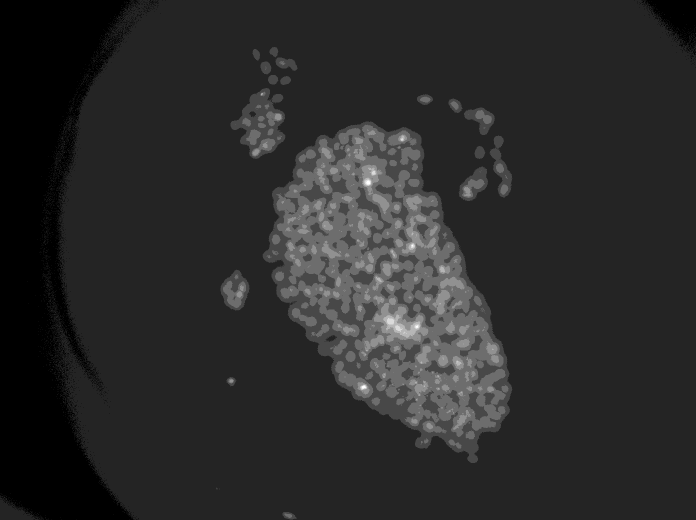
#> input picture BCP/0_Arrayer Package/20150421-BCP-WTC11-chip2-full_A03_s54_w1_TimePoint_1.TIF, 1392 x 1040 px, found by its file name (shown at 1/2 size)
$ python 0_CellCounter_V0-02.py   (Python 2 division)   (older library calls are emulated)
#> lines starting #> are read from the running program, lines starting #| are printed output that depends on the picture

try:
    import matplotlib.pyplot as plt
    import numpy as np
    import pandas as pd
    from skimage.filters import threshold_adaptive, gaussian_filter, threshold_otsu
    from skimage.morphology import disk, binary_opening, watershed, remove_small_objects
    from scipy.ndimage import distance_transform_edt
    from scipy import ndimage
    from skimage.color import label2rgb
    from skimage.measure import regionprops
    from skimage.exposure import equalize_adapthist
    from skimage.feature import peak_local_max
    from scipy.stats import pearsonr
except ImportError:
    raise ImportError("Please verify the package requirements are met.")


# - FUNCTIONS - #


def correct_illumination(grayscale, sigma=400, pickle_me=False):

    '''
    Applies a Gaussian (low pass) filter with a large sigma (default sigma=400)
    to estimate uneven illumination across a grayscale image and correct it.
    This function overcorrects near objects with large image gradients and is
    optimized for use with 16 bit images recorded using a 12 bit camera.

    Inputs:
    -------
    grayscale: A grayscale image loaded into a NumPy array with type np.uint16

    sigma: The standard deviation used for applying the Gaussian filter,
        sigma > 50 is strongly recommended

    pickle_me: Boolean, dumps NumPy arrays of intermediate images to pickle
        files in the current working directory if True

    Outputs:
    --------
    corrected: An illumination corrected NumPy array

    '''
    # sigma = 350 to 400 looks best
    # 65535 is the max value of np.uint16 data type
    background = (gaussian_filter(grayscale, sigma=sigma)*65535).astype(np.uint16)
    inverted = 4096 - background  # inverts light and dark areas
    corrected = (grayscale + inverted)/2

    if pickle_me:
        background.dump('est_background.p')
        inverted.dump('inverted_back.p')
        corrected.dump('corrected.p')

    return(corrected)


def hierarchical_segmentation(grayscale, pickle_me=False):

    '''
    Segments a grayscale image by first applying adaptive histogram
    equalization to enhance contrast followed by an Otsu threshold to
    isolate cell colonies. An adaptive thresholding method is then used to
    isolate clusters of close-packed cells. Estimated regions of interest for
    individual cells are finally generated using the Watershed algorithm, and
    the cell regions are given unique labels and various measurements are
    calculated for the regions from the original grayscale image.

    Inputs:
    -------
    grayscale: A grayscale image loaded into a NumPy array

    pickle_me: Boolean, dumps NumPy arrays of intermediate images to pickle
        files in the current working directory if True

    Outputs:
    --------
    labels: The labels associated with the thresholded regions

    props: The properties of the regions-of-interest measured from the original
        grayscale image
    '''

    # Apply CLAHE
    equalized = equalize_adapthist(grayscale, ntiles_x=16, ntiles_y=16,
                                   clip_limit=0.01, nbins=256)

    # Otsu threshold of CLAHE equalized "grayscale"
    otsu1 = threshold_otsu(equalized)
    print "Otsu threshold: {0}".format(otsu1)

    thresh1 = remove_small_objects(equalized > otsu1)

    colonies = thresh1*equalized

    thresh2 = threshold_adaptive(colonies, 21)
    # Use morphological opening to help separate clusters and remove noise
    opened = binary_opening(thresh2, selem=disk(3))

    clusters = opened*equalized

    # Generate labels for Watershed using local maxima of the distance
    # transform as markers
    distance = distance_transform_edt(opened)
    local_maxi = peak_local_max(distance, min_distance=6,
                                indices=False, labels=opened)
    markers = ndimage.label(local_maxi)[0]
    # plt.imshow(markers)

    # Apply Watershed
    labels = watershed(-distance, markers, mask=opened)
#    plt.imshow(label2rgb(labels))

    # Measure labeled region properties in the illumination-corrected image
    # (not the contrast stretched image)
    props = regionprops(labels, intensity_image=grayscale)

#    fig, axs = plt.subplots(2, 4)
#    axs[0, 0].imshow(equalized, cmap=plt.cm.gray)
#    axs[0, 0].set_title('CLAHE Equalized')
#    axs[0, 1].imshow(thresh1, cmap=plt.cm.gray)
#    axs[0, 1].set_title('Threshold 1, Otsu')
#    axs[0, 2].imshow(colonies, cmap=plt.cm.gray)
#    axs[0, 2].set_title('Colonies')
#    axs[0, 3].imshow(thresh2, cmap=plt.cm.gray)
#    axs[0, 3].set_title('Threshold 2, Adaptive')
#    axs[1, 0].imshow(opened, cmap=plt.cm.gray)
#    axs[1, 0].set_title('Threshold 2, Opened')
#    axs[1, 1].imshow(clusters, cmap=plt.cm.gray)
#    axs[1, 1].set_title('Clusters')
#    axs[1, 2].imshow(distance, cmap=plt.cm.gray)
#    axs[1, 2].set_title('Distance Transform')
#    axs[1, 3].imshow(label2rgb(labels))
#    axs[1, 3].set_title('Labelled Segmentation')

    if pickle_me:
        equalized.dump('CLAHE_equalized.p')
        thresh1.dump('thresh1_otsu.p')
        colonies.dump('colonies.p')
        thresh2.dump('thresh2_adaptive.p')
        opened.dump('opened_thresh2.p')
        clusters.dump('clusters.p')
        distance.dump('distance_transform.p')
        markers.dump('max_dist_markers.p')

    return(labels, props)

######################################################

# [39 lines left out: functions count_raw, count_filter, flat_nonzero, not called in this run]


# - MAIN - #
w1 = plt.imread("20150421-BCP-WTC11-chip2-full_A03_s54_w1_TimePoint_1.TIF")
#> w1 is the input picture: shape (1040, 1392) uint16; min 156, max 2034, mean 414.9
w2 = plt.imread("20150421-BCP-WTC11-chip2-full_A03_s54_w2_TimePoint_1.TIF")
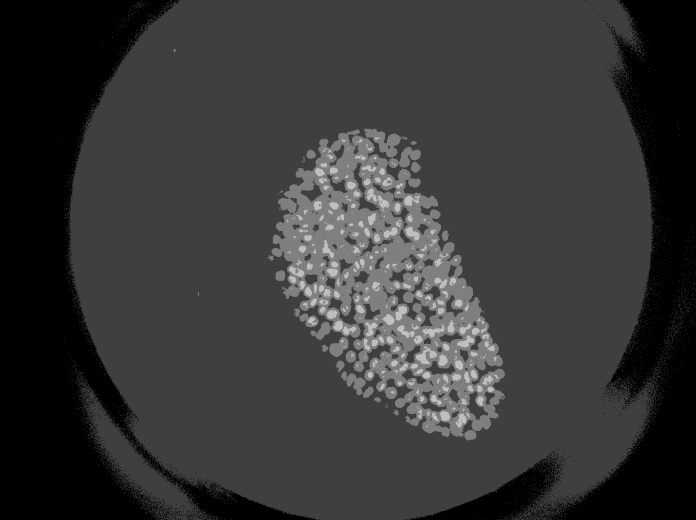
#> input picture BCP/0_Arrayer Package/20150421-BCP-WTC11-chip2-full_A03_s54_w2_TimePoint_1.TIF, 1392 x 1040 px, found by its file name (shown at 1/2 size)
#> w2 is the input picture: shape (1040, 1392) uint16; min 132, max 1039, mean 347.3
w3 = plt.imread("20150421-BCP-WTC11-chip2-full_A03_s54_w3_TimePoint_1.TIF")
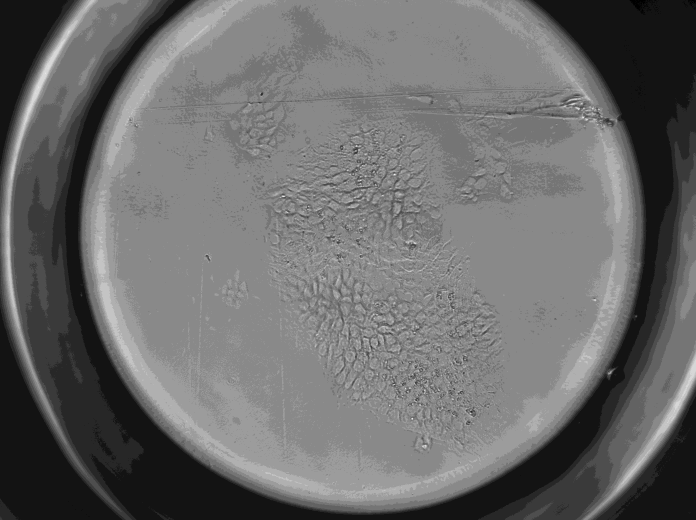
#> input picture BCP/0_Arrayer Package/20150421-BCP-WTC11-chip2-full_A03_s54_w3_TimePoint_1.TIF, 1392 x 1040 px, found by its file name (shown at 1/2 size)
#> w3 is the input picture: shape (1040, 1392) uint16; min 227, max 3436, mean 1527.5

#w1 = np.load('w1_pickle')
#w2.dump('w2_pickle')
#w3.dump('w3_pickle')

w1c = correct_illumination(w1)
#> in correct_illumination, `background = (gaussian_filter(grayscale, sigma=sigma)*65535).astype(np..`:
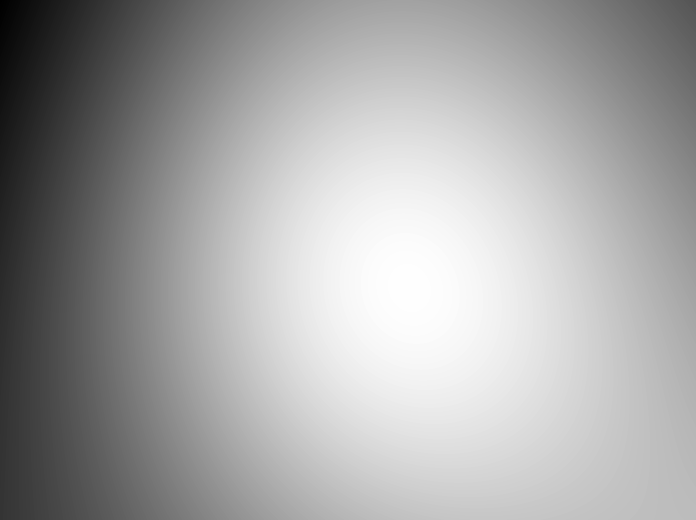
#> background: shape (1040, 1392) uint16 (shown at 1/2 size); min 236, max 439, mean 368.4; drawn with min black and max white
#> in correct_illumination, `corrected = (grayscale + inverted)/2`:
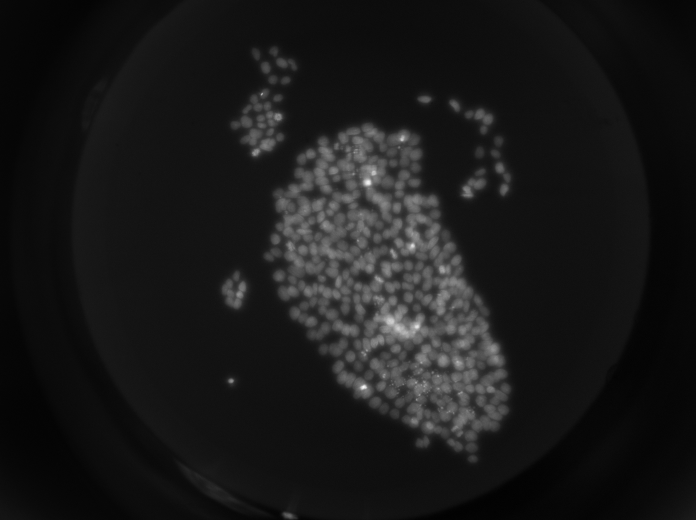
#> corrected: shape (1040, 1392) uint16 (shown at 1/2 size); min 1985, max 2853, mean 2071; drawn with min black and max white
w2c = correct_illumination(w2)
#> call 2 of correct_illumination, with sigma = 400, pickle_me = False
#> in correct_illumination (call 2), `background = (gaussian_filter(grayscale, sigma=sigma)*65535).astype(np..`:
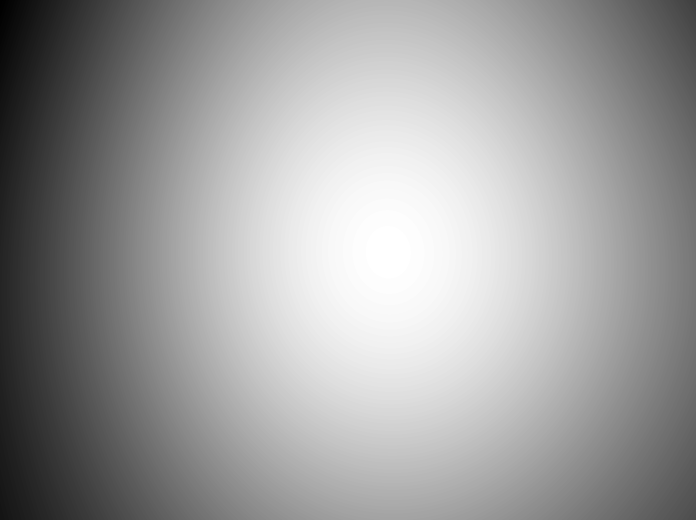
#> background: shape (1040, 1392) uint16 (shown at 1/2 size); min 209, max 356, mean 300.3; drawn with min black and max white
#> in correct_illumination (call 2), `inverted = 4096 - background`:
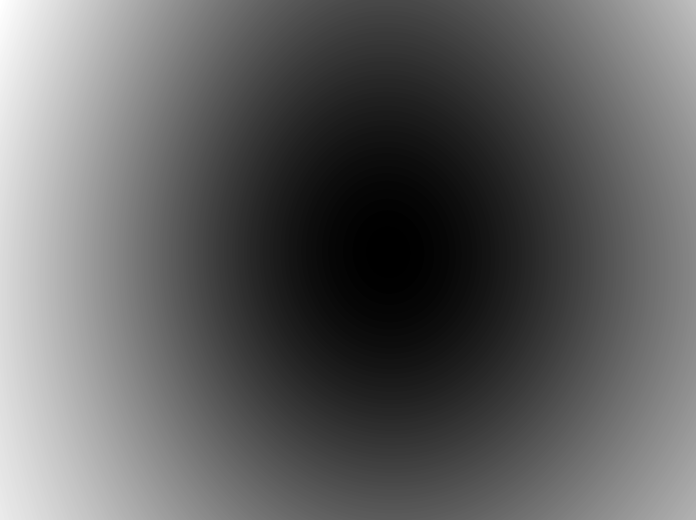
#> inverted: shape (1040, 1392) uint16 (shown at 1/2 size); min 3740, max 3887, mean 3795.7; drawn with min black and max white
#> in correct_illumination (call 2), `corrected = (grayscale + inverted)/2`:
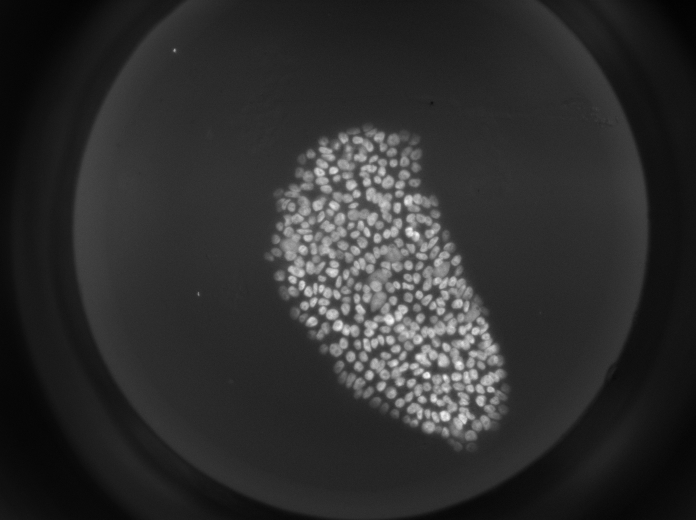
#> corrected: shape (1040, 1392) uint16 (shown at 1/2 size); min 2000, max 2391, mean 2071.2; drawn with min black and max white


#fig1, axs1 = plt.subplots(2, 2)
#axs1[0, 0].imshow(w1, cmap=plt.cm.gray)
#axs1[0, 0].set_title("DAPI Raw")
#axs1[0, 1].imshow(w1c, cmap=plt.cm.gray)
#axs1[0, 1].set_title("DAPI Corrected")
#axs1[1, 0].imshow(w2, cmap=plt.cm.gray)
#axs1[1, 0].set_title("FITC Raw")
#axs1[1, 1].imshow(w2c, cmap=plt.cm.gray)
#axs1[1, 1].set_title("FITC Corrected")
#fig1.tight_layout()

#fig2, axs2 = plt.subplots(1, 2)
#axs2[0].plot(w1.flatten(), w2.flatten(), 'ro')
#axs2[0].set_title("Raw DAPI vs FITC Pixel Intensities")
#axs2[0].set_xlabel("DAPI Pixel Intensities")
#axs2[0].set_ylabel("FITC Pixel Intensities")
#axs2[1].plot(w1c.flatten(), w2c.flatten(), 'bo')
#axs2[1].set_title("Corrected DAPI vs FITC Pixel Intensities")
#axs2[1].set_xlabel("DAPI Pixel Intensities")
#axs2[1].set_ylabel("FITC Pixel Intensities")
#fig2.tight_layout()


w1labs, w1props = hierarchical_segmentation(w1c)
#> (the run stopped early here; a loop or call above may not have finished)
